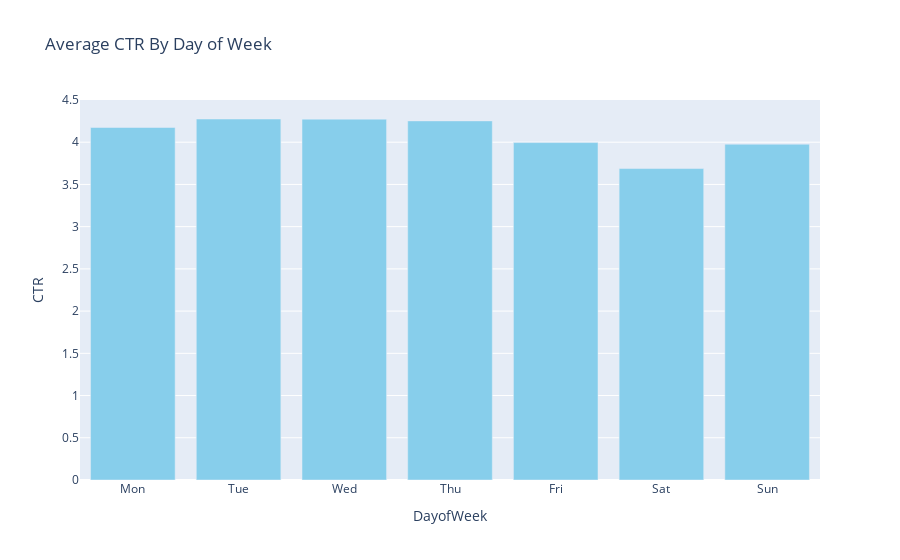

Notebook code for this chart:
### Code cell
# let's have a look at the average CTR day of the week
data["DayofWeek"] = data.Date.dt.day_of_week
data["WeekofMonth"] = (data["Date"].dt.day- 1) // 7 + 1

# EDA Based on DayofWeek
day_of_week_ctr = data.groupby("DayofWeek")["CTR"].mean().reset_index()
day_of_week_ctr["DayofWeek"] = ["Mon", "Tue", "Wed", "Thu", "Fri", "Sat", "Sun"]

#plotting
fig = px.bar(day_of_week_ctr, x="DayofWeek", y="CTR", title="Average CTR By Day of Week")
fig.update_traces(marker_color="skyblue")
fig.show()

### Figure 1 — Plotly figure (JSON) as saved in the notebook; plotly's stock layout.template omitted (floating-point values rounded to 4 significant figures)
{"data": [{"alignmentgroup": "True", "hovertemplate": "DayofWeek=%{x}<br>CTR=%{y}<extra></extra>", "legendgroup": "", "marker": {"color": "skyblue", "pattern": {"shape": ""}}, "name": "", "offsetgroup": "", "orientation": "v", "showlegend": false, "textposition": "auto", "type": "bar", "x": ["Mon", "Tue", "Wed", "Thu", "Fri", "Sat", "Sun"], "xaxis": "x", "y": [4.174, 4.275, 4.273, 4.252, 3.996, 3.688, 3.977], "yaxis": "y"}], "layout": {"barmode": "relative", "legend": {"tracegroupgap": 0}, "title": {"text": "Average CTR By Day of Week"}, "xaxis": {"anchor": "y", "domain": [0, 1], "title": {"text": "DayofWeek"}}, "yaxis": {"anchor": "x", "domain": [0, 1], "title": {"text": "CTR"}}}}
